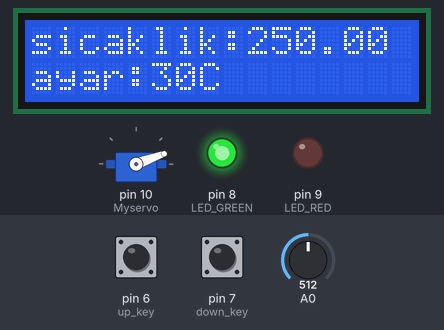
This sketch was run on a simulated Arduino Uno, built with avr-gcc and run on an emulated ATmega328P. On the bench: 16×2 character LCD, servo, output pins drawn as LEDs (lit = HIGH). Inputs (shaded band) come from the test bench; at power-on: A0 = 512, pin 6 (up_key) HIGH, pin 7 (down_key) HIGH. Pins used as bus, display or sensor lines are not drawn.

Above: at 3.2 s.
3.3 s: A0 set to 68
At 4.4 s:
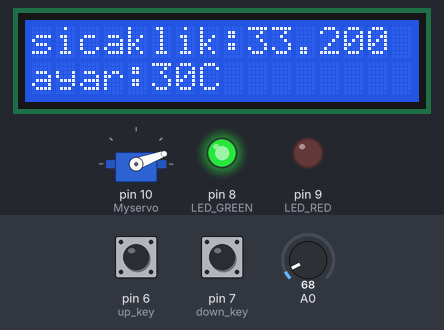
4.8 s: A0 set to 61
At 5.5 s:
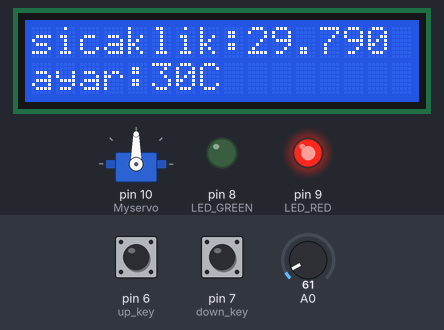
6.3 s: pin 6 (up_key) pulled LOW for 1 s
At 8.4 s:
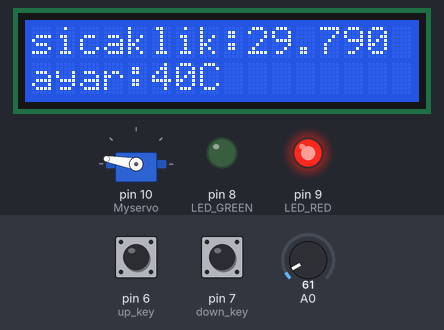
8.8 s: pin 7 (down_key) pulled LOW for 3.2 s
At 12.7 s:
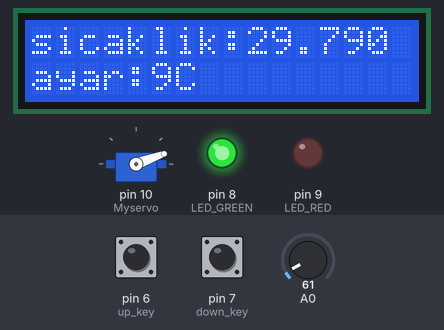
13.5 s: pin 7 (down_key) pulled LOW for 0.15 s
At 13.9 s:
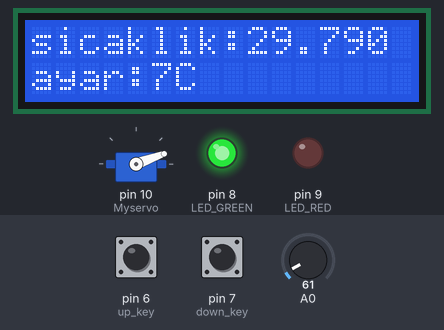
15.1 s: A0 set to 20
At 16.1 s:
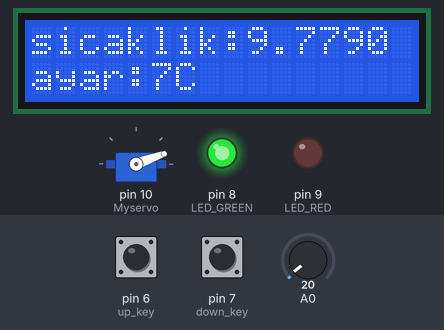
Timing chart, 0 to 17.6 s (numbered marks = the images above; inputs shaded):
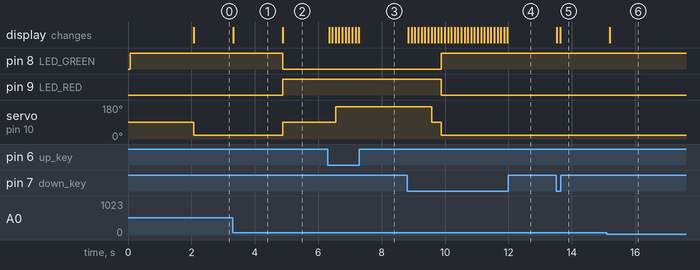

The sketch:

heatcontrol_v2.ino
```cpp
// include the library code:
#include <LiquidCrystal.h>
#include<Servo.h>
Servo Myservo;
int pos;
// initialize the library with the numbers of the interface pins
LiquidCrystal lcd(12, 11, 5, 4, 3, 2);
const int LED_RED=9; //Red LED
const int LED_GREEN=8; //Green LED
const int RELAY=12; //Lock Relay or motor
const int up_key=6;
const int down_key=7;
int SetPoint=30;

void setup() {
  pinMode(LED_RED,OUTPUT);
  pinMode(LED_GREEN,OUTPUT);
  pinMode(RELAY,OUTPUT);
  pinMode(up_key,INPUT);
  pinMode(down_key,INPUT);
  digitalWrite(up_key,HIGH);
  digitalWrite(down_key,HIGH);
  // set up the LCD's number of columns and rows:
  lcd.begin(16, 2);
  // Print a message to the LCD.
  lcd.print("sicaklik=");
  lcd.setCursor(0, 1);
  lcd.print("ayar=");
  digitalWrite(LED_GREEN,HIGH);  //Green LED Off
  digitalWrite(LED_RED,LOW);     //Red LED On
  digitalWrite(RELAY,LOW);       //Turn off Relay
  Myservo.attach(10);
  delay(2000);
}

void loop() {

  double Temperature = ((5.0/1024.0) * analogRead(A0)) * 100;  //10mV per degree 0.01V/C. Scalling

  lcd.setCursor(0,0);
  lcd.print("sicaklik:");    //Do not display entered keys
  lcd.print(Temperature);

  //Get user input for setpoints
  if(digitalRead(down_key)==LOW)
  {
    if(SetPoint>0)
    {
      SetPoint--;
    }
  }
  if(digitalRead(up_key)==LOW)
  {
    if(SetPoint<150)
    {
      SetPoint++;
    }
  }

//Display Set point on LCD
  lcd.setCursor(0,1);
  lcd.print("ayar:");
  lcd.print(SetPoint);
  lcd.print("C   ");

//Check Temperature is in limit
if(Temperature > SetPoint)
{
  Myservo.write(20);
   digitalWrite(RELAY,LOW);    //Turn off heater
   digitalWrite(LED_RED,LOW);
   digitalWrite(LED_GREEN,HIGH);  //Turn on Green LED
}
else if (Temperature<(SetPoint-3))
{
  Myservo.write(170);
  digitalWrite(RELAY,HIGH);    //Turn on heater %100
  digitalWrite(LED_GREEN,LOW);
  digitalWrite(LED_RED,HIGH);  //Turn on RED LED
}

else if (Temperature>(SetPoint-3)& Temperature<SetPoint)
{
  Myservo.write(90);
  digitalWrite(RELAY,HIGH);    //Turn on heater %50
  digitalWrite(LED_GREEN,LOW);
  digitalWrite(LED_RED,HIGH);  //Turn on RED LED
}

  delay(100); //Update at every

}
```

Measured:
- the behaviour switches between 62 and 61 on A0 (found by bisection; images 1 and 2)
- after the input at 3.3 s, the display: changes at once (image 1)
- after the input at 4.8 s, pin 8 (LED_GREEN): HIGH → LOW after 0.08 s; pin 9 (LED_RED): LOW → HIGH after 0.08 s; servo on pin 10 (Myservo): 20° → 90° after 0.08 s; the display: changes after 0.08 s (image 2)
- after the input at 6.3 s, servo on pin 10 (Myservo): 90° → 170° after 0.25 s; the display: first changes at once (image 3 shows a later state)
- after the input at 8.8 s, pin 8 (LED_GREEN): LOW → HIGH after 1.1 s; pin 9 (LED_RED): HIGH → LOW after 1.1 s; servo on pin 10 (Myservo): 170° → 90° after 0.77 s, → 20° 0.31 s later; the display: first changes at once (image 4 shows a later state)
- after the input at 13.5 s, the display: first changes at once (image 5 shows a later state)
- after the input at 15.1 s, the display: changes after 0.09 s (image 6)
